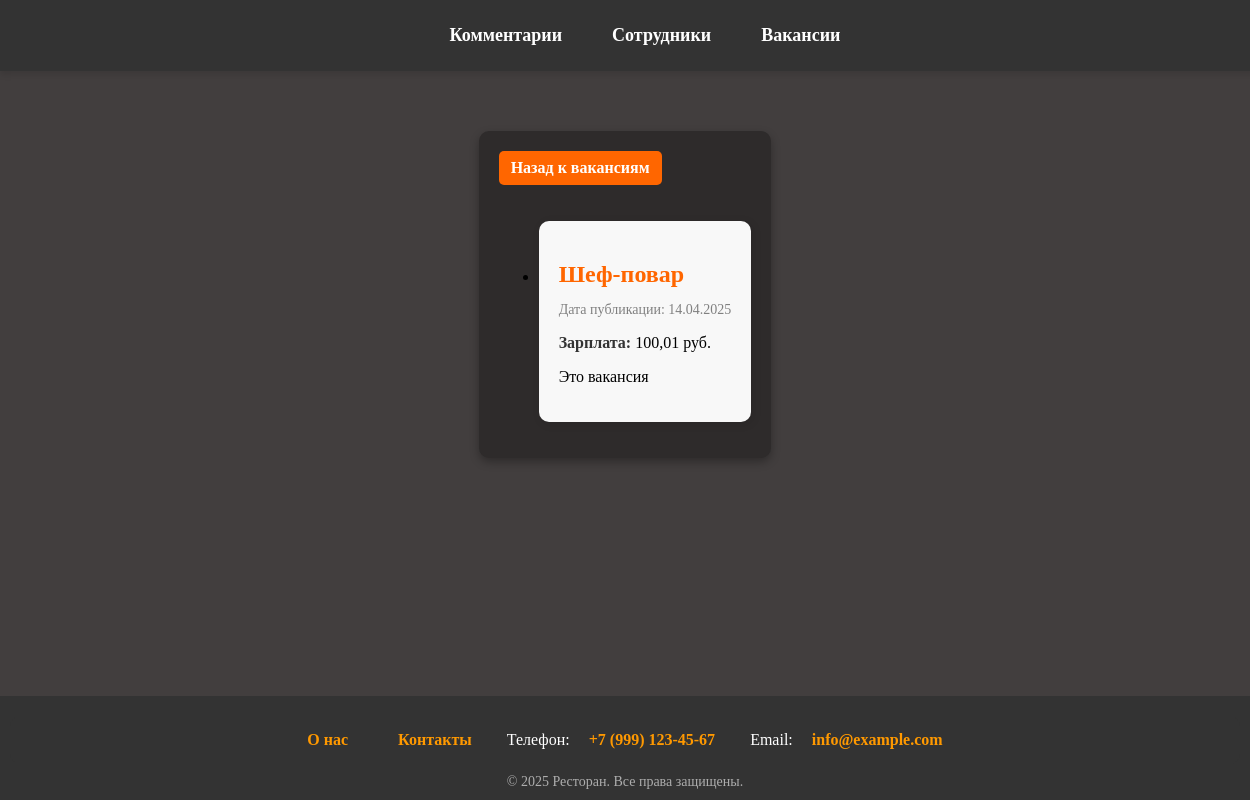
The app's page /vacancy/1/more with its own data.
### vacancy/models.py (models this page shows, shortened)
class Vacancy(models.Model):
    date = models.DateTimeField(default=timezone.now, verbose_name='Дата публикации')
    position = models.ForeignKey(Position, models.CASCADE, verbose_name='Должность')
    salary = models.DecimalField(max_digits=10, decimal_places=2, verbose_name='Зарплата')
    description = models.OneToOneField(Description, on_delete=models.SET_NULL, null=True, verbose_name='Описание')
    class Meta:
        verbose_name = 'Вакансия'
        verbose_name_plural = 'Вакансии'

class Description(models.Model):
    text = models.TextField()
    def __str__(self):
        return self.text
    class Meta:
        verbose_name = "Описание"
        verbose_name_plural = "Описания"

### staff/models.py (models this page shows, shortened)
class Position(models.Model):
    name = models.CharField(max_length=20, unique=True)
    class Meta:
        verbose_name = "Должность"
        verbose_name_plural = "Должности"

### vacancy/views.py (the view)
# urls.py: path('<int:vacancy_id>/more', views.vacancy_more, name='vacancy_more')
def vacancy_more(request, vacancy_id):
    vacancy = get_object_or_404(Vacancy, id=vacancy_id)
    return render(request, 'vacancy_more.html', {'vacancy': vacancy})

### vacancy/templates/vacancy_more.html (shortened to what this page needs)
{% extends 'base.html' %}
{% block content %}
<div class="vacancy-container">
    <a href="{% url 'vacancy' %}" class="back-link">Назад к вакансиям</a>
    {% if vacancy %}
        <ul>
            <li class="vacancy">
                <h2>{{ vacancy.position.name }}</h2>
                <p class="date">Дата публикации: {{ vacancy.date|date:"d.m.Y" }}</p>
                <p><strong>Зарплата:</strong> {{ vacancy.salary }} руб.</p>
                <p>{{ vacancy.description }}</p>
            </li>
        </ul>
    {% else %}
        <p>На данный момент вакансий нет.</p>
    {% endif %}
</div>
{% endblock %}

### static/styles/style.css (style rules this page uses)
html, body { height: 100%; margin: 0; }
body { background: #423e3e; display: flex; flex-direction: column; min-height: 100%; }

### templates/base.html (style rules this page uses)
.back-link { display: inline-block; margin-bottom: 20px; padding: 10px 15px; background: #ff6600; color: white; text-decoration: none; font-weight: bold; border-radius: 8px; transition: background 0.3s; }
.vacancy-container { max-width: 700px; margin: 40px auto; padding: 20px; background: #2e2b2b; border-radius: 10px; box-shadow: 0 4px 10px rgba(0, 0, 0, 0.3); }
.back-link { display: inline-block; margin-bottom: 20px; padding: 8px 12px; background: #ff6600; color: white; text-decoration: none; border-radius: 5px; transition: 0.3s; }
.vacancy { background: #f8f8f8; padding: 20px; border-radius: 10px; box-shadow: 2px 2px 10px rgba(0, 0, 0, 0.1); }
.vacancy h2 { color: #ff6600; margin-bottom: 10px; }
.date { font-size: 14px; color: gray; margin-bottom: 10px; }
.vacancy p strong { color: #333; font-weight: bold; }

### records on screen
Vacancy: position.name "Шеф-повар", date "14.04.2025", salary "100,01", description "Это вакансия"
